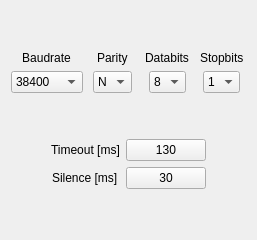
     <widget class="QWidget" name="SERIAL_PORT_2">
      <attribute name="title">
       <string>SERIAL PORT 2</string>
      </attribute>
      <layout class="QVBoxLayout" name="verticalLayout_4">
       <item>
        <layout class="QGridLayout" name="gridLayout_6">
         <item row="1" column="2" alignment="Qt::AlignHCenter">
          <widget class="QLabel" name="label_Databits_SERIAL_PORT_2">
           <property name="sizePolicy">
            <sizepolicy hsizetype="Preferred" vsizetype="Preferred">
             <horstretch>0</horstretch>
             <verstretch>0</verstretch>
            </sizepolicy>
           </property>
           <property name="text">
            <string>Databits</string>
           </property>
          </widget>
         </item>
         <item row="2" column="0" alignment="Qt::AlignHCenter">
          <widget class="QComboBox" name="comboBox_Baudrate_SERIAL_PORT_2">
           <property name="sizePolicy">
            <sizepolicy hsizetype="Fixed" vsizetype="Fixed">
             <horstretch>0</horstretch>
             <verstretch>0</verstretch>
            </sizepolicy>
           </property>
           <property name="focusPolicy">
            <enum>Qt::NoFocus</enum>
           </property>
           <property name="currentIndex">
            <number>2</number>
           </property>
           <item>
            <property name="text">
             <string>9600</string>
            </property>
           </item>
           <item>
            <property name="text">
             <string>19200</string>
            </property>
           </item>
           <item>
            <property name="text">
             <string>38400</string>
            </property>
           </item>
           <item>
            <property name="text">
             <string>57600</string>
            </property>
           </item>
           <item>
            <property name="text">
             <string>115200</string>
            </property>
           </item>
           <item>
            <property name="text">
             <string>230400</string>
            </property>
           </item>
          </widget>
         </item>
         <item row="1" column="0" alignment="Qt::AlignHCenter">
          <widget class="QLabel" name="label_Baudrate_SERIAL_PORT_2">
           <property name="sizePolicy">
            <sizepolicy hsizetype="Fixed" vsizetype="Preferred">
             <horstretch>0</horstretch>
             <verstretch>0</verstretch>
            </sizepolicy>
           </property>
           <property name="text">
            <string>Baudrate</string>
           </property>
           <property name="alignment">
            <set>Qt::AlignCenter</set>
           </property>
          </widget>
         </item>
         <item row="2" column="1" alignment="Qt::AlignHCenter">
          <widget class="QComboBox" name="comboBox_Parity_SERIAL_PORT_2">
           <property name="sizePolicy">
            <sizepolicy hsizetype="Fixed" vsizetype="Fixed">
             <horstretch>0</horstretch>
             <verstretch>0</verstretch>
            </sizepolicy>
           </property>
           <item>
            <property name="text">
             <string>N</string>
            </property>
           </item>
           <item>
            <property name="text">
             <string>E</string>
            </property>
           </item>
           <item>
            <property name="text">
             <string>O</string>
            </property>
           </item>
          </widget>
         </item>
         <item row="1" column="3" alignment="Qt::AlignHCenter">
          <widget class="QLabel" name="label_Stopbits_SERIAL_PORT_2">
           <property name="sizePolicy">
            <sizepolicy hsizetype="Preferred" vsizetype="Preferred">
             <horstretch>0</horstretch>
             <verstretch>0</verstretch>
            </sizepolicy>
           </property>
           <property name="text">
            <string>Stopbits</string>
           </property>
          </widget>
         </item>
         <item row="2" column="2" alignment="Qt::AlignHCenter">
          <widget class="QComboBox" name="comboBox_Databits_SERIAL_PORT_2">
           <property name="sizePolicy">
            <sizepolicy hsizetype="Fixed" vsizetype="Fixed">
             <horstretch>0</horstretch>
             <verstretch>0</verstretch>
            </sizepolicy>
           </property>
           <property name="currentIndex">
            <number>3</number>
           </property>
           <item>
            <property name="text">
             <string>5</string>
            </property>
           </item>
           <item>
            <property name="text">
             <string>6</string>
            </property>
           </item>
           <item>
            <property name="text">
             <string>7</string>
            </property>
           </item>
           <item>
            <property name="text">
             <string>8</string>
            </property>
           </item>
           <item>
            <property name="text">
             <string>9</string>
            </property>
           </item>
          </widget>
         </item>
         <item row="1" column="1" alignment="Qt::AlignHCenter">
          <widget class="QLabel" name="label_Parity_SERIAL_PORT_2">
           <property name="sizePolicy">
            <sizepolicy hsizetype="Preferred" vsizetype="Preferred">
             <horstretch>0</horstretch>
             <verstretch>0</verstretch>
            </sizepolicy>
           </property>
           <property name="text">
            <string>Parity</string>
           </property>
          </widget>
         </item>
         <item row="2" column="3" alignment="Qt::AlignHCenter">
          <widget class="QComboBox" name="comboBox_Stopbits_SERIAL_PORT_2">
           <property name="sizePolicy">
            <sizepolicy hsizetype="Fixed" vsizetype="Fixed">
             <horstretch>0</horstretch>
             <verstretch>0</verstretch>
            </sizepolicy>
           </property>
           <property name="currentIndex">
            <number>0</number>
           </property>
           <item>
            <property name="text">
             <string>1</string>
            </property>
           </item>
           <item>
            <property name="text">
             <string>2</string>
            </property>
           </item>
          </widget>
         </item>
         <item row="0" column="1">
          <spacer name="verticalSpacer_10">
           <property name="orientation">
            <enum>Qt::Vertical</enum>
           </property>
           <property name="sizeHint" stdset="0">
            <size>
             <width>20</width>
             <height>40</height>
            </size>
           </property>
          </spacer>
         </item>
         <item row="3" column="1">
          <spacer name="verticalSpacer_11">
           <property name="orientation">
            <enum>Qt::Vertical</enum>
           </property>
           <property name="sizeHint" stdset="0">
            <size>
             <width>20</width>
             <height>40</height>
            </size>
           </property>
          </spacer>
         </item>
        </layout>
       </item>
       <item>
        <layout class="QGridLayout" name="gridLayout_7">
         <item row="0" column="1" alignment="Qt::AlignHCenter">
          <widget class="QLabel" name="label_Timeout_SERIAL_PORT_2">
           <property name="text">
            <string>Timeout [ms]</string>
           </property>
          </widget>
         </item>
         <item row="0" column="0">
          <spacer name="horizontalSpacer_5">
           <property name="orientation">
            <enum>Qt::Horizontal</enum>
           </property>
           <property name="sizeHint" stdset="0">
            <size>
             <width>40</width>
             <height>20</height>
            </size>
           </property>
          </spacer>
         </item>
         <item row="1" column="1" alignment="Qt::AlignHCenter">
          <widget class="QLabel" name="label_Silence_SERIAL_PORT_2">
           <property name="text">
            <string>Silence [ms]</string>
           </property>
          </widget>
         </item>
         <item row="1" column="2">
          <widget class="ATCMlabel" name="atcmLabel_Silence_SERIAL_PORT_2">
           <property name="text">
            <string>30</string>
           </property>
           <property name="toolTip">
            <string/>
           </property>
           <property name="whatsThis">
            <string>ATCMlabel widget</string>
           </property>
           <property name="variable">
            <string/>
           </property>
           <property name="refresh">
            <number>500</number>
           </property>
           <property name="max">
            <string>65535</string>
           </property>
           <property name="min">
            <string>0</string>
           </property>
           <property name="viewStatus">
            <bool>false</bool>
           </property>
           <property name="visibilityVar">
            <string/>
           </property>
           <property name="borderWidth">
            <number>1</number>
           </property>
           <property name="borderRadius">
            <number>0</number>
           </property>
          </widget>
         </item>
         <item row="0" column="3">
          <spacer name="horizontalSpacer_6">
           <property name="orientation">
            <enum>Qt::Horizontal</enum>
           </property>
           <property name="sizeHint" stdset="0">
            <size>
             <width>40</width>
             <height>20</height>
            </size>
           </property>
          </spacer>
         </item>
         <item row="0" column="2">
          <widget class="ATCMlabel" name="atcmLabel_Timeout_SERIAL_PORT_2">
           <property name="text">
            <string>130</string>
           </property>
           <property name="toolTip">
            <string/>
           </property>
           <property name="whatsThis">
            <string>ATCMlabel widget</string>
           </property>
           <property name="variable">
            <string/>
           </property>
           <property name="refresh">
            <number>500</number>
           </property>
           <property name="max">
            <string>65535</string>
           </property>
           <property name="min">
            <string>0</string>
           </property>
           <property name="viewStatus">
            <bool>false</bool>
           </property>
           <property name="visibilityVar">
            <string/>
           </property>
           <property name="borderWidth">
            <number>1</number>
           </property>
           <property name="borderRadius">
            <number>0</number>
           </property>
          </widget>
         </item>
         <item row="2" column="1">
          <spacer name="verticalSpacer_12">
           <property name="orientation">
            <enum>Qt::Vertical</enum>
           </property>
           <property name="sizeHint" stdset="0">
            <size>
             <width>20</width>
             <height>40</height>
            </size>
           </property>
          </spacer>
         </item>
        </layout>
       </item>
      </layout>
     </widget>
